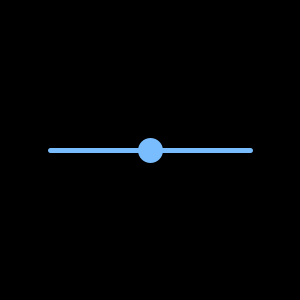
Frame 1 (no input)
Frame 60 (the mouse pressed at the canvas centre just before this capture): identical to frame 1, image omitted
Frame 120 (the mouse held since frame 60 and released just before this capture): identical to frame 1, image omitted

The Processing sketch that drew this single still picture (run headless with seeded random() and noise(); from frame 60 on, the mouse is pressed at the canvas centre):

// Processing sketch: Checkpoint_3
// ── Checkpoint_3.pde
// Checkpoint 3

float sliderX = 150;

void setup () {
  size(300, 300);
  strokeWeight(5);
  stroke(#79BDFF);
  fill(#79BDFF);
}

void draw () {
  background(0);
  
  line(50, 150, 250, 150);
  circle(sliderX, 150, 20);
  
}

void mousePressed() {
  if ( dist(sliderX, 150, mouseX, mouseY) < 10 ) {
    
    sliderX = mouseX; 
  }
}
